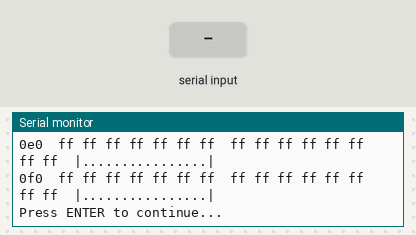
The sketch below on a simulated Arduino Uno, built with avr-gcc and run on an emulated ATmega328P. Shown: the last lines printed to the serial monitor. The inputs (shaded band) are chosen by the test bench.

Above: at 1.0 s.
1.1 s: "1" received over Serial
At 2.3 s:
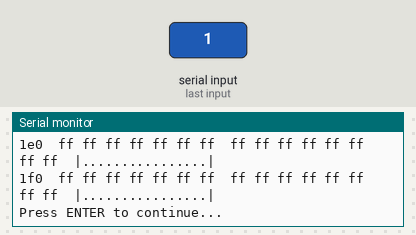
2.6 s: "0" received over Serial
At 3.6 s:
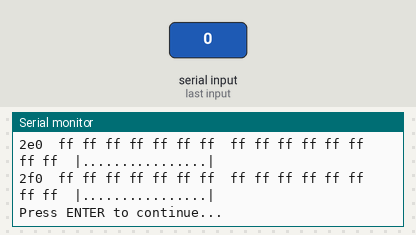
Timing chart, 0 to 5.6 s (numbered marks = the images above; inputs shaded):
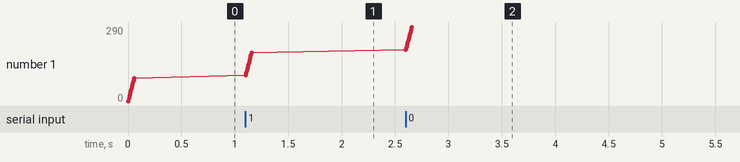

Measured:
- after the input at 1.1 s, the serial monitor: prints a new line at once (image 1)
- after the input at 2.6 s, the serial monitor: prints a new line at once (image 2)
- plotted number 1: 90 → 190 after the input at 1.1 s, 190 → 290 after the input at 2.6 s

The sketch:

eepromhexdump.ino
```cpp
#include <EEPROM.h>

const int bytesPerLine = 16;
const int length = EEPROM.length();

void setup() {
  Serial.begin(115200);

  Serial.println();
  Serial.println("==== EEPROM HEX & ASCII ====");

  for (int base = 0; base < length; base += bytesPerLine) {
    if(base > 0 && base % 256 == 0) {
      Serial.println("Press ENTER to continue...");
      while(!Serial.available()) {
        ;
      }
      while(Serial.available()) {
        Serial.read();
      }
    }

    byte data[bytesPerLine];
    for (int offset = 0; offset < length; offset += 1) {
      data[offset] = EEPROM.read(base + offset);
    }

    // ADDRESS
    char address[8];
    sprintf(address, "%03x  ", base);
    Serial.print(address);

    // HEX
    char line[80];
    for(int currentByte = 0; currentByte < bytesPerLine; currentByte++) {
      sprintf(line, "%02x ", data[currentByte]);
      if(currentByte == 7) sprintf(line, " ");
      Serial.print(line);
    }

    // ACSII
    Serial.print(" |");
    for(int currentByte = 0; currentByte < bytesPerLine; currentByte++) {
      char c = data[currentByte];
      if(c >= 32 && c <=126) {
        Serial.print(c);
      } else {
        Serial.print('.');
      }
    }
    Serial.println("|");
  }
}

void loop() {
  // Nothing here
}
```
